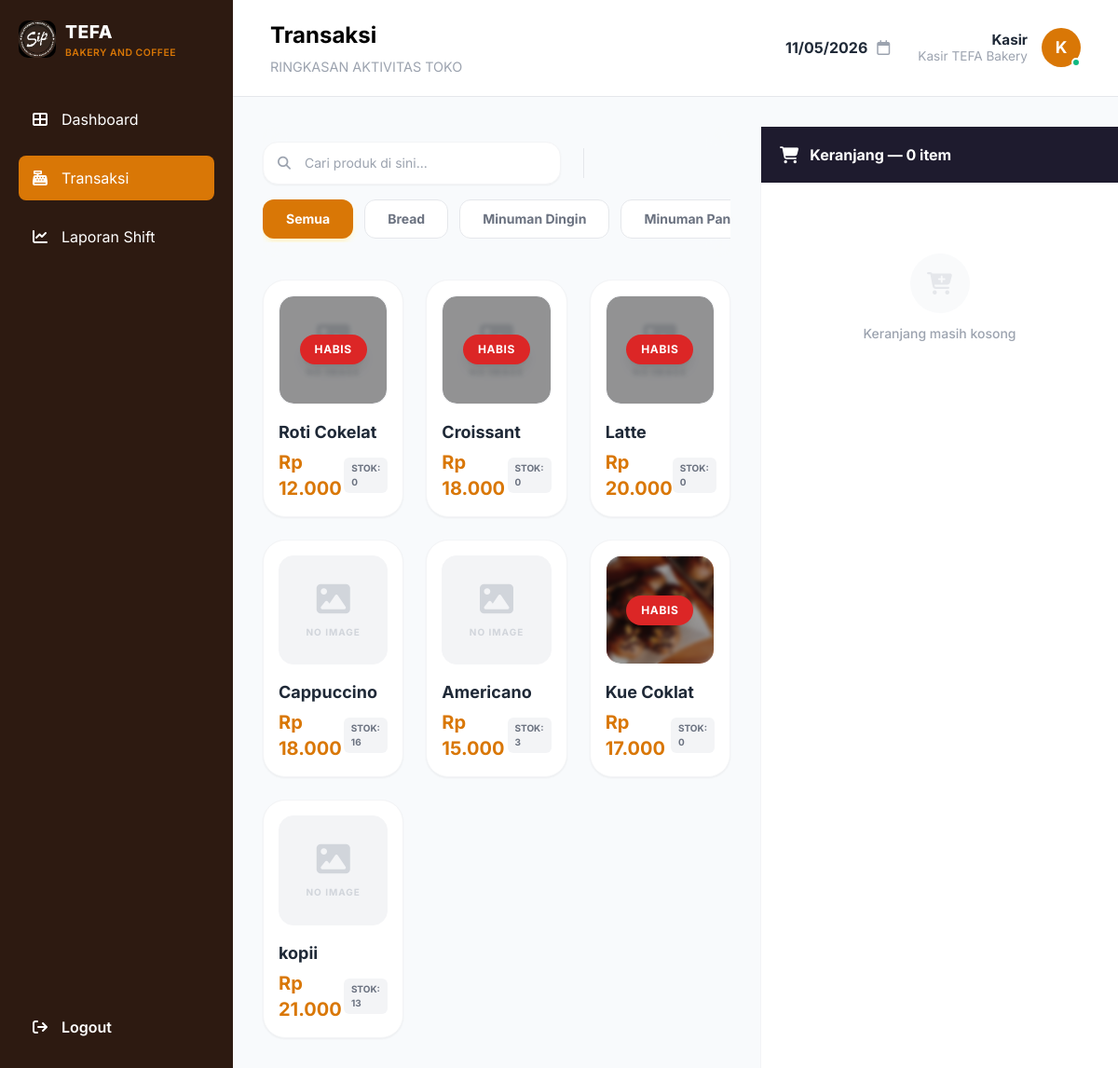
Screenshot of /kasir/transaksi.php (signed in) with the database file from the repository.
### tables this page shows
CREATE TABLE `categories` (
  `id` int NOT NULL,
  `nama_kategori` varchar(50) NOT NULL
);

CREATE TABLE `products` (
  `id` int NOT NULL,
  `sku` varchar(20) NOT NULL,
  `nama_produk` varchar(100) NOT NULL,
  `category_id` int DEFAULT NULL,
  `harga` decimal(10,2) NOT NULL,
  `stok` int DEFAULT '0',
  `satuan` varchar(20) DEFAULT 'Pcs',
  `image` varchar(255) DEFAULT 'default.jpg',
  `exp_date` date DEFAULT NULL,
  `status` enum('aktif','non-aktif') DEFAULT 'aktif',
  `created_at` timestamp NULL DEFAULT CURRENT_TIMESTAMP
);

### core/Database.php (called while the page is built, shortened)
<?php
class Database
{
    private static ?PDO $instance = null;
    public static function getConnection(): PDO
    {
        if (self::$instance === null) {
            try {
                $dsn = sprintf(
                    'mysql:host=%s;dbname=%s;charset=%s',
                    DB_HOST,
                    DB_NAME,
                    DB_CHARSET
                );
                self::$instance = new PDO($dsn, DB_USER, DB_PASS, [
                    PDO::ATTR_ERRMODE            => PDO::ERRMODE_EXCEPTION,
                    PDO::ATTR_DEFAULT_FETCH_MODE => PDO::FETCH_ASSOC,
                    PDO::ATTR_EMULATE_PREPARES   => false,
                ]);
            } catch (PDOException $e) {
                error_log('[DB Error] ' . $e->getMessage());
                throw new RuntimeException('Koneksi database gagal. Hubungi administrator.');
            }
        }
        return self::$instance;
    }
}

### models/BarangModel.php (called while the page is built, shortened)
<?php
require_once __DIR__ . '/../core/Database.php';
class BarangModel {
    private $db;
    public function __construct() {
        $this->db = Database::getConnection();
    }
    public function getAll() {
        $sql = "SELECT p.*, c.nama_kategori
                FROM products p
                LEFT JOIN categories c ON p.category_id = c.id
                ORDER BY p.id DESC";
        $stmt = $this->db->query($sql);
        return $stmt->fetchAll(PDO::FETCH_ASSOC);
    }
    public function getCategories() {
        $stmt = $this->db->query("SELECT * FROM categories ORDER BY nama_kategori ASC");
        return $stmt->fetchAll(PDO::FETCH_ASSOC);
    }
}

### kasir/transaksi.php (the view, shortened to what this page needs)
<?php
require_once '../core/Auth.php';
require_once '../core/Database.php';
require_once '../models/BarangModel.php';
$barangModel = new BarangModel();
$productsFromDB = $barangModel->getAll();
include 'includes/header.php';
?>
<link rel="stylesheet" href="../assets/css/kasir-transaksi.css">
<?php include 'includes/sidebar.php'; ?>
<main class="flex-1 flex flex-col bg-[#F8FAFC] overflow-hidden">
    <?php include 'includes/topbar.php'; ?>
    <div class="flex-1 flex overflow-hidden">
        <div class="flex-1 overflow-y-auto px-8 pb-8">
            <div class="sticky top-0 z-10 bg-[#F8FAFC]/80 backdrop-blur-md py-4 mb-6">
                <div class="flex gap-4 flex-wrap items-center">
                    <div class="relative w-full md:w-80 group">
                        <i class="fa-solid fa-magnifying-glass absolute left-4 top-1/2 -translate-y-1/2 text-gray-400 text-sm group-focus-within:text-[#D97706] transition-colors"></i>
                        <input type="text" id="searchInput" placeholder="Cari produk di sini..."
                            class="w-full pl-11 pr-4 py-3 bg-white rounded-2xl border border-gray-100 focus:border-[#D97706] focus:ring-4 focus:ring-amber-50 outline-none text-sm transition-all shadow-sm">
                    </div>
                    <div class="flex gap-3 overflow-x-auto no-scrollbar pb-1">
                        <button onclick="filterByCategory('semua')"
                            class="category-btn px-6 py-2.5 bg-[#D97706] text-white rounded-xl font-bold text-sm shadow-md shadow-amber-100 border border-transparent transition-all whitespace-nowrap"
                            data-category="semua">
                            Semua
                        </button>
                        <?php
                        $categories = $barangModel->getCategories();
                        foreach($categories as $cat):
                        ?>
                        <button onclick="filterByCategory('<?= $cat['id'] ?>')"
                            class="category-btn px-6 py-2.5 bg-white text-gray-500 rounded-xl font-bold text-sm border border-gray-200 hover:bg-gray-50 hover:border-gray-300 transition-all whitespace-nowrap"
                            data-category="<?= $cat['id'] ?>">
                            <?= $cat['nama_kategori'] ?>
                        </button>
                        <?php endforeach; ?>
                    </div>
                </div>
            </div>
            <div class="grid grid-cols-1 md:grid-cols-2 lg:grid-cols-3 gap-6" id="products-grid">
                <?php foreach($productsFromDB as $p): ?>
                <div class="product-card bg-white p-4 rounded-3xl border border-gray-100 shadow-sm hover:shadow-md transition cursor-pointer active:scale-95 group"
                     data-kategori="<?= $p['category_id'] ?>"
                     onclick="addToCart(<?= $p['id'] ?>, '<?= htmlspecialchars($p['nama_produk']) ?>', <?= $p['harga'] ?>)">
                    <div class="bg-gray-100 aspect-square rounded-2xl mb-4 overflow-hidden relative flex items-center justify-center border border-gray-100">
                        <?php if (!empty($p['image']) && file_exists(__DIR__ . '/../assets/img/products/' . $p['image'])): ?>
                            <img src="../assets/img/products/<?= $p['image'] ?>" class="w-full h-full object-cover">
                        <?php else: ?>
                            <div class="text-gray-300 flex flex-col items-center">
                                <i class="fa-solid fa-image text-4xl mb-2"></i>
                                <span class="text-[10px] font-bold uppercase tracking-widest">No Image</span>
                            </div>
                        <?php endif; ?>
                        <?php if($p['stok'] < 1): ?>
                        <div class="absolute inset-0 bg-black/40 backdrop-blur-[2px] flex items-center justify-center">
                            <span class="text-white font-bold px-4 py-2 bg-red-600 rounded-full text-xs shadow-lg uppercase tracking-wider">Habis</span>
                        </div>
                        <?php endif; ?>
                    </div>
                    <h4 class="font-bold text-gray-800 text-lg group-hover:text-[#D97706] transition"><?= htmlspecialchars($p['nama_produk']) ?></h4>
                    <div class="flex justify-between items-center mt-1">
                        <p class="text-[#D97706] font-bold text-xl">Rp <?= number_format($p['harga'], 0, ',', '.') ?></p>
                        <span class="text-[10px] bg-gray-100 text-gray-500 px-2 py-1 rounded-md font-bold">STOK: <?= $p['stok'] ?></span>
                    </div>
                </div>
                <?php endforeach; ?>
            </div>
        </div>
        <div class="w-96 bg-white border-l border-gray-100 flex flex-col overflow-hidden" style="height:100%;">
            <div class="bg-[#1e1b2e] px-5 py-4 flex items-center gap-3 flex-shrink-0">
                <i class="fa-solid fa-cart-shopping text-white text-lg"></i>
                <h3 class="text-white font-bold text-base" id="cart-count-header">Keranjang — 0 item</h3>
            </div>
            <div class="flex-1 overflow-y-auto px-4 py-3 min-h-0">
                <div id="cart-items" class="divide-y divide-gray-50">
                    <div id="empty-cart-msg" class="text-center py-16">
                        <div class="w-16 h-16 bg-gray-50 rounded-full flex items-center justify-center mx-auto mb-3">
                            <i class="fa-solid fa-cart-plus text-gray-200 text-2xl"></i>
                        </div>
                        <p class="text-gray-400 text-sm font-medium">Keranjang masih kosong</p>
                    </div>
                </div>
            </div>
        </div>
    </div>
</main>
<?php include 'includes/footer.php'; ?>

### assets/css/kasir-transaksi.css (style rules this page uses)
.no-scrollbar { -ms-overflow-style: none; scrollbar-width: none; }

### kasir/includes/header.php (style rules this page uses)
body { font-family: 'Inter', sans-serif; background-color: #F9FAFB; }
:root { --sidebar-dark: #2D1A11; --white: #ffffff; --orange: #D97706; --grey-light: #e5e7eb; --grey-mid: #9ca3af; --grey-dark: #4b5563; --text-dark: #1f2937; --background: #F9FAFB; --green: #10b981; }

### rows the page displays
categories: nama_kategori "Bread"
categories: nama_kategori "Minuman Dingin"
categories: nama_kategori "Minuman…"
products: shows "HABIS", nama_produk "Roti Cokelat", harga "12.000", stok "0"
products: shows "HABIS", nama_produk "Croissant", harga "18.000", stok "0"
products: shows "HABIS", nama_produk "Latte", harga "20.000", stok "0"
products: image "NO IMAGE", nama_produk "Cappuccino", harga "18.000", stok "16"
products: image "NO IMAGE", nama_produk "Americano", harga "15.000", stok "3"
products: shows "HABIS", nama_produk "Kue Coklat", harga "17.000", stok "0"
products: image "NO IMAGE", nama_produk "kopii", harga "21.000", stok "13"

### other values shown
$page_title "Transaksi"
$page_subtitle "RINGKASAN AKTIVITAS TOKO"
$roleLabel "Kasir"
$namaLengkap "Kasir TEFA Bakery"
$initial "K"
